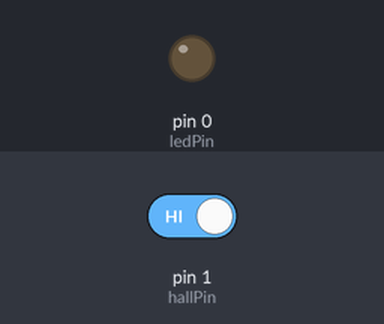
Bench run of a sketch on a simulated Arduino Uno, built with avr-gcc and run on an emulated ATmega328P. Parts: output pins drawn as LEDs (lit = HIGH). The inputs (shaded band) are chosen by the test bench; at power-on: pin 1 (hallPin) HIGH.

Above: at 1.2 s.
1.3 s: pin 1 (hallPin) driven LOW
At 1.8 s:
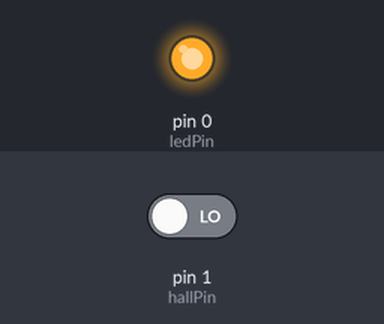
2.8 s: pin 1 (hallPin) driven HIGH
At 4.2 s:
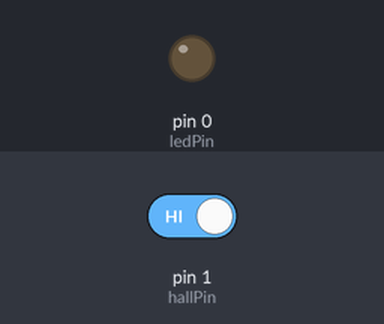
Timing chart, 0 to 5.8 s (numbered marks = the images above; inputs shaded):
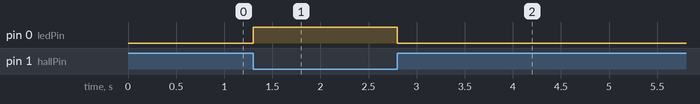

The sketch:

13_Halleffect_sensor.ino
```cpp
/*
 @Author_Nivedita Tigadi.
 Hall Effect Switch

 Turns on and off a light emitting diode(LED) connected to digital
 pin 0, when Hall Effect Sensor attached to pin 1 is triggered by a magnet

 Hall effect sensor used is the 44E317


*/

// constants won't change. They're used here to set pin numbers:
const int hallPin = 1;     // the number of the hall effect sensor pin
const int ledPin =  0;     // the number of the LED pin
// variables will change:
int hallState = 0;          // variable for reading the hall sensor status

void setup() {
  // initialize the LED pin as an output:
  pinMode(ledPin, OUTPUT);
  // initialize the hall effect sensor pin as an input:
  pinMode(hallPin, INPUT);
}

void loop(){
  // read the state of the hall effect sensor:
  hallState = digitalRead(hallPin);

  if (hallState == LOW) {
    // turn LED on:
    digitalWrite(ledPin, HIGH);
  }
  else {
    // turn LED off:
    digitalWrite(ledPin, LOW);
  }
}
```

Measured:
- after the input at 1.3 s, pin 0 (ledPin): LOW → HIGH at once
- after the input at 2.8 s, pin 0 (ledPin): HIGH → LOW at once
